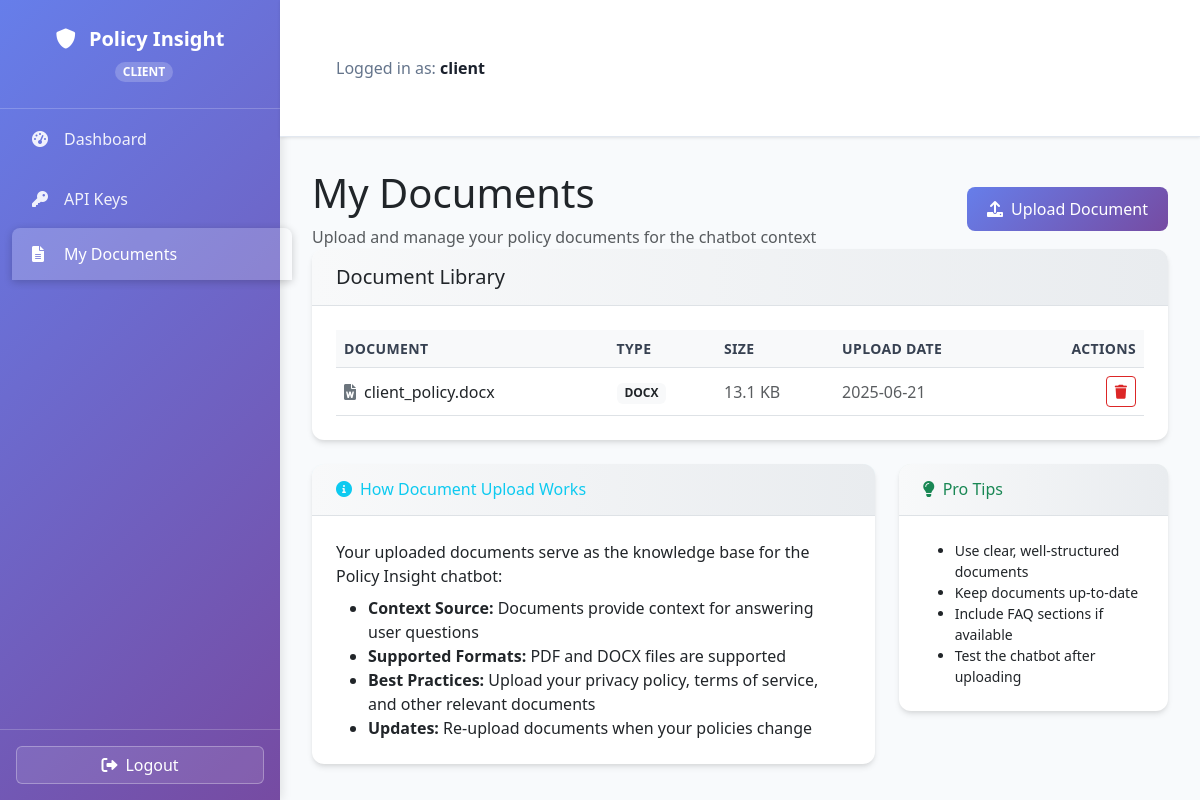
Before: /client/documents (signed in) with the older database file.
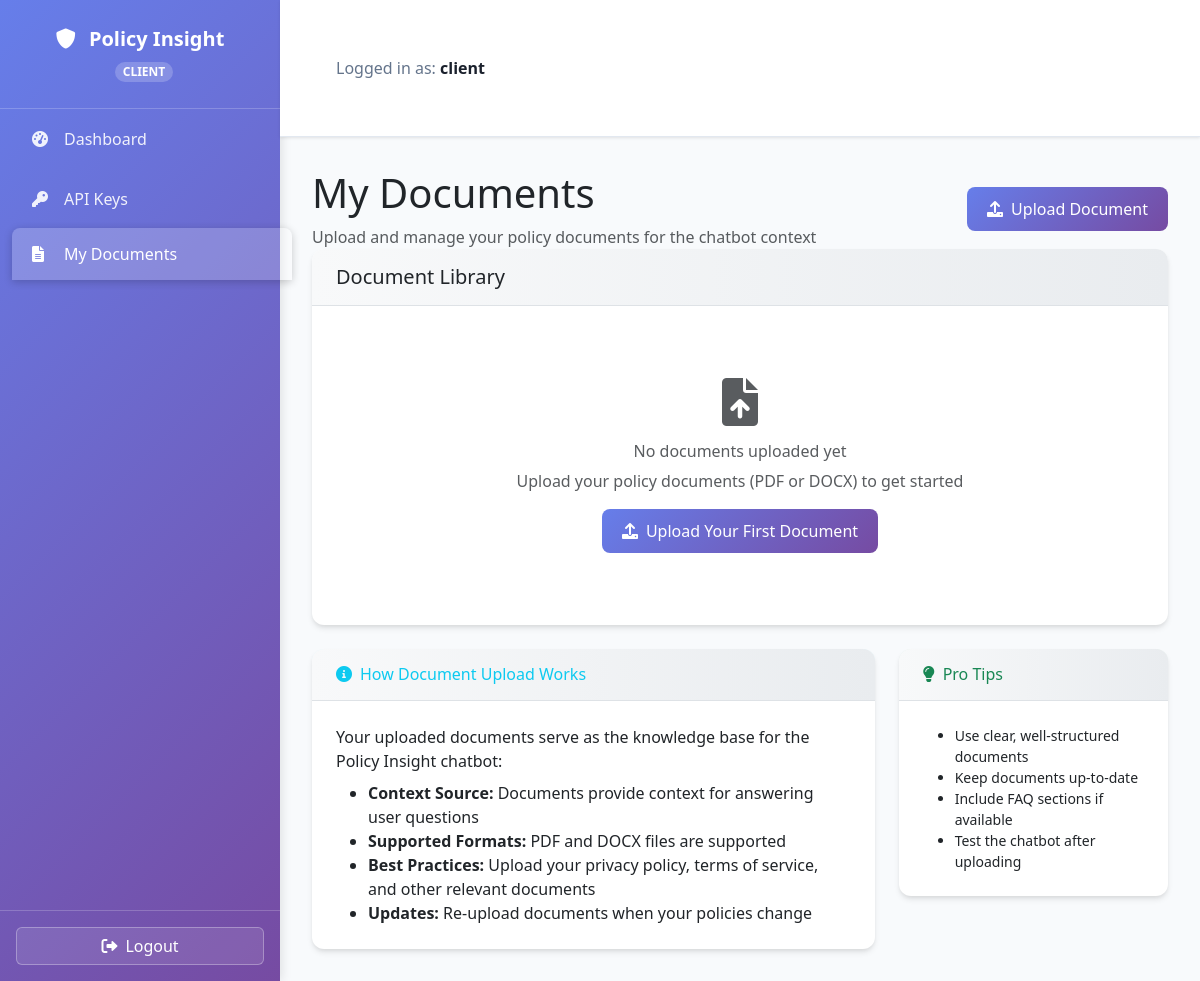
After: the same page with the newer database file.
### tables this page shows
CREATE TABLE documents (id INTEGER PRIMARY KEY, filename TEXT NOT NULL, display_name TEXT NOT NULL, filetype TEXT NOT NULL, filesize INTEGER NOT NULL, upload_timestamp DATETIME, uploaded_by INTEGER, FOREIGN KEY(uploaded_by) REFERENCES users(id));

### index.py (the view, shortened to what this page needs)
@app.route('/client/documents', methods=['GET', 'POST'])
@login_required(role="client")
def client_documents():
    client_id = session['user_id']
    conn = get_db_connection()
    documents = conn.execute('SELECT * FROM documents WHERE uploaded_by = ? ORDER BY upload_timestamp DESC', (client_id,)).fetchall()
    conn.close()
    return render_template('client_documents.html', documents=documents)

### index.py (called while the page is built)
def get_db_connection():
    conn = sqlite3.connect(DATABASE)
    conn.row_factory = sqlite3.Row
    return conn

### templates/client_documents.html (shortened to what this page needs)
{% extends "layout.html" %}
{% block content %}
<div class="page-header">
    <div class="d-flex justify-content-between align-items-center">
        <div>
            <h1 class="page-title">My Documents</h1>
            <p class="text-muted mb-0">Upload and manage your policy documents for the chatbot context</p>
        </div>
        <button class="btn btn-primary" data-bs-toggle="modal" data-bs-target="#uploadModal">
            <i class="fas fa-upload me-2"></i>Upload Document
        </button>
    </div>
</div>
<div class="card">
    <div class="card-header">
        <h5 class="mb-0">Document Library</h5>
    </div>
    <div class="card-body">
        {% if documents and documents|length > 0 %}
        <div class="table-responsive">
            <table class="table table-hover align-middle">
                <thead>
                    <tr>
                        <th>Document</th>
                        <th>Type</th>
                        <th>Size</th>
                        <th>Upload Date</th>
                        <th width="120" class="text-end">Actions</th>
                    </tr>
                </thead>
                <tbody>
                    {% for doc in documents %}
                    <tr>
                        <td><i class="fas fa-file-{{ 'pdf' if doc['filetype'] == 'pdf' else 'word' }} me-2 text-secondary"></i>{{ doc['display_name'] }}</td>
                        <td>
                            <span class="badge bg-light text-dark">{{ doc['filetype'].upper() }}</span>
                        </td>
                        <td>
                            <span class="text-muted">{{ '%.1f'|format(doc['filesize'] / 1024) }} KB</span>
                        </td>
                        <td>
                            <span class="text-muted">{{ doc['upload_timestamp'].split('T')[0] }}</span>
                        </td>
                        <td class="text-end">
                            <form action="{{ url_for('client_delete_document', doc_id=doc['id']) }}" method="post" class="d-inline">
                                <button type="submit" class="btn btn-sm btn-outline-danger"
                                        onclick="return confirm('Are you sure you want to delete this document? This action cannot be undone.');"
                                        title="Delete document">
                                    <i class="fas fa-trash"></i>
                                </button>
                            </form>
                        </td>
                    </tr>
                    {% endfor %}
                </tbody>
            </table>
        </div>
        {% else %}
        <div class="text-center py-5">
            <i class="fas fa-file-upload fa-3x text-muted mb-3"></i>
            <h6 class="text-muted">No documents uploaded yet</h6>
            <p class="text-muted mb-3">Upload your policy documents (PDF or DOCX) to get started</p>
            <button class="btn btn-primary" data-bs-toggle="modal" data-bs-target="#uploadModal">
                <i class="fas fa-upload me-2"></i>Upload Your First Document
            </button>
        </div>
        {% endif %}
    </div>
</div>
<div class="row mt-4">
    <div class="col-lg-8">
        <div class="card border-info">
            <div class="card-header bg-info bg-opacity-10">
                <h6 class="mb-0 text-info">
                    <i class="fas fa-info-circle me-2"></i>How Document Upload Works
                </h6>
            </div>
            <div class="card-body">
                <p class="mb-2">Your uploaded documents serve as the knowledge base for the Policy Insight chatbot:</p>
                <ul class="mb-0">
                    <li><strong>Context Source:</strong> Documents provide context for answering user questions</li>
                    <li><strong>Supported Formats:</strong> PDF and DOCX files are supported</li>
                    <li><strong>Best Practices:</strong> Upload your privacy policy, terms of service, and other relevant documents</li>
                    <li><strong>Updates:</strong> Re-upload documents when your policies change</li>
                </ul>
            </div>
        </div>
    </div>
    <div class="col-lg-4">
        <div class="card border-success">
            <div class="card-header bg-success bg-opacity-10">
                <h6 class="mb-0 text-success">
                    <i class="fas fa-lightbulb me-2"></i>Pro Tips
                </h6>
            </div>
            <div class="card-body">
                <ul class="small mb-0">
                    <li>Use clear, well-structured documents</li>
                    <li>Keep documents up-to-date</li>
                    <li>Include FAQ sections if available</li>
                    <li>Test the chatbot after uploading</li>
                </ul>
            </div>
        </div>
    </div>
</div>
{% endblock %}

### templates/layout.html (shortened to what this page needs)
<!doctype html>
<html lang="en">
<head>
    <link href="https://cdn.jsdelivr.net/npm/bootstrap@5.3.0/dist/css/bootstrap.min.css" rel="stylesheet">
    <link href="https://cdnjs.cloudflare.com/ajax/libs/font-awesome/6.0.0/css/all.min.css" rel="stylesheet">
</head>
<body class="{% if session.role == 'admin' %}admin-theme{% endif %}">
    <div class="d-flex" id="wrapper">
        <div id="sidebar-wrapper">
            <div class="sidebar-heading">
                <i class="fas fa-shield-alt me-2"></i>
                <strong>Policy Insight</strong>
                {% if session.role == 'admin' %}
                    <span class="badge">ADMIN</span>
                {% else %}
                    <span class="badge">{{ session.role|upper }}</span>
                {% endif %}
            </div>
            <div class="list-group list-group-flush">
                {% if session.role == 'admin' %}
                    <a href="{{ url_for('admin_dashboard') }}" class="list-group-item list-group-item-action {% if request.endpoint == 'admin_dashboard' %}active{% endif %}">
                        <i class="fas fa-home"></i>Dashboard
                    </a>
                    <a href="{{ url_for('admin_documents') }}" class="list-group-item list-group-item-action {% if request.endpoint == 'admin_documents' %}active{% endif %}">
                        <i class="fas fa-file-alt"></i>Global Documents
                    </a>
                    <a href="{{ url_for('admin_analytics') }}" class="list-group-item list-group-item-action {% if request.endpoint == 'admin_analytics' %}active{% endif %}">
                        <i class="fas fa-chart-line"></i>Analytics
                    </a>
                    <a href="{{ url_for('admin_glossary') }}" class="list-group-item list-group-item-action {% if request.endpoint == 'admin_glossary' %}active{% endif %}">
                        <i class="fas fa-book"></i>Glossary
                    </a>
                    <a href="{{ url_for('admin_settings') }}" class="list-group-item list-group-item-action {% if request.endpoint == 'admin_settings' %}active{% endif %}">
                        <i class="fas fa-cog"></i>Settings
                    </a>
                {% elif session.role == 'client' %}
                    <a href="{{ url_for('client_dashboard') }}" class="list-group-item list-group-item-action {% if request.endpoint == 'client_dashboard' %}active{% endif %}">
                        <i class="fas fa-tachometer-alt"></i>Dashboard
                    </a>
                    <a href="{{ url_for('client_api_key') }}" class="list-group-item list-group-item-action {% if request.endpoint == 'client_api_key' %}active{% endif %}">
                        <i class="fas fa-key"></i>API Keys
                    </a>
                    <a href="{{ url_for('client_documents') }}" class="list-group-item list-group-item-action {% if request.endpoint == 'client_documents' %}active{% endif %}">
                        <i class="fas fa-file-alt"></i>My Documents
                    </a>
                {% endif %}
            </div>
            <div class="sidebar-footer">
                 <a href="{{ url_for('logout') }}" class="btn btn-outline-light w-100">
                    <i class="fas fa-sign-out-alt me-2"></i>Logout
                </a>
            </div>
        </div>
        <div id="page-content-wrapper">
            <nav class="navbar navbar-expand-lg navbar-light">
                <div class="container-fluid">
                    <span class="navbar-text">
                        Logged in as: <strong>{{ session.username }}</strong>
                    </span>
                </div>
            </nav>
            <div class="container-fluid">
                {% block content %}{% endblock %}
            </div>
        </div>
    </div>
</body>
</html>

### templates/layout.html (style rules this page uses)
:root { --sidebar-width: 280px; --primary-gradient: linear-gradient(135deg, #667eea 0%, #764ba2 100%); --admin-gradient: linear-gradient(135deg, rgb(197, 77, 77) 0%, rgb(116, 49, 49) 100%); --admin-secondary: linear-gradient(135deg, rgb(197, 73, 73) 0%, rgb(163, 36, 36) 100%); --card-shadow: 0 4px 6px -1px rgba(0, 0, 0, 0.1), 0 2px 4px -1px rgba(0, 0, 0, 0.06); --admin-accent: #fef2f2; }
body { background-color: #f8fafc; font-family: 'Segoe UI', Tahoma, Geneva, Verdana, sans-serif; }
#sidebar-wrapper { width: var(--sidebar-width); background: var(--primary-gradient); min-height: 100vh; border: none; box-shadow: 2px 0 10px rgba(0,0,0,0.1); position: relative; }
.sidebar-heading { padding: 1.5rem 1.25rem; font-size: 1.25rem; font-weight: 600; color: white; border-bottom: 1px solid rgba(255,255,255,0.2); text-align: center; position: relative; }
.sidebar-heading .badge { background: rgba(255,255,255,0.2); padding: 0.25rem 0.5rem; border-radius: 12px; font-size: 0.75rem; margin-left: 0.5rem; }
.list-group-item { background: transparent !important; border: none; color: rgba(255,255,255,0.9); padding: 0.875rem 1.25rem; border-radius: 8px; margin: 0.25rem 0.75rem; transition: all 0.3s ease; display: flex; align-items: center; }
.list-group-item.active { background: rgba(255,255,255,0.2) !important; color: white; box-shadow: 0 2px 8px rgba(0,0,0,0.2); }
.list-group-item i { width: 20px; margin-right: 0.75rem; }
.sidebar-footer { position: absolute; bottom: 0; left: 0; right: 0; border-top: 1px solid rgba(255,255,255,0.2); padding: 1rem; }
.sidebar-footer .btn { background: rgba(255,255,255,0.1); border: 1px solid rgba(255,255,255,0.3); color: white; transition: all 0.3s ease; }
#page-content-wrapper { width: calc(100% - var(--sidebar-width)); padding: 0; }
.navbar { background: white !important; box-shadow: 0 1px 3px rgba(0,0,0,0.1); border-bottom: 1px solid #e2e8f0 !important; padding: 1rem 1.5rem; }
.navbar-text { color: #64748b !important; font-weight: 500; }
.navbar-text strong { color: #1a202c; }
.container-fluid { padding: 2rem; max-width: 1400px; }
.card { border: none; box-shadow: var(--card-shadow); border-radius: 12px; overflow: hidden; }
.card-header { background: linear-gradient(90deg, #f8f9fa 0%, #e9ecef 100%); border-bottom: 1px solid #dee2e6; font-weight: 600; padding: 1rem 1.5rem; }
.card-body { padding: 1.5rem; }
.btn-primary { background: var(--primary-gradient); border: none; border-radius: 8px; padding: 0.625rem 1.25rem; font-weight: 500; transition: all 0.2s ease; }
.badge { border-radius: 6px; }

Changed rows visible on the page:
removed documents: display_name "client_policy.docx", filetype "DOCX", doc['filesize']/1024 "13.1", upload_timestamp "2025-06-21"
Other visible differences:
text no longer shown: "DOCUMENT TYPE SIZE UPLOAD DATE ACTIONS"
text now shown: "No documents uploaded yet Upload your policy documents (PDF or DOCX) to get started Upload Your First Document"
